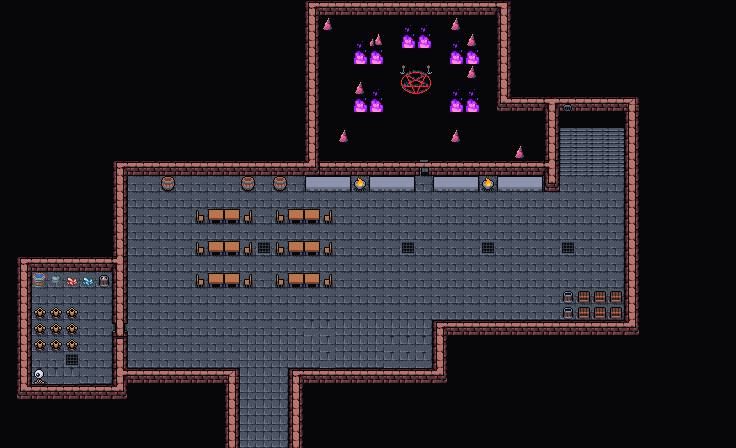

This game map was drawn from its Tiled (.tmx) file and the tilesets committed beside it. A one-line description and the trimmed map source follow:
An orthogonal 46x28 tile map with 16x16 px tiles, 7 tile layers (Collision, BackgroundSub, Background, Walls, ...), 7 tilesets and 26 objects (dialog).

<map version="1.10" tiledversion="1.10.1" orientation="orthogonal" renderorder="right-down" width="46" height="28" tilewidth="16" tileheight="16" infinite="0" nextlayerid="21" nextobjectid="221">
 <editorsettings>
  <export format="tmx" />
 </editorsettings>
 <properties>
  <property name="canFailDungeon" type="bool" value="true" />
  <property name="respawnEnemies" type="bool" value="true" />
 </properties>
 <tileset firstgid="1" source="../../tileset/main.tsx" />
 <tileset firstgid="10113" source="../../tileset/buildings.tsx" />
 <tileset firstgid="11905" source="../../tileset/buildings-nocollide.tsx" />
 <tileset firstgid="13697" source="../../tileset/main-nocollide.tsx" />
 <tileset firstgid="23809" source="../../tileset/dungeon/animatedtiles.tsx" />
 <tileset firstgid="40193" source="../../tileset/dungeon/dungeon_bis.tsx" />
 <tileset firstgid="56577" source="../../tileset/dungeon/DarkAbbeyTiles.tsx" />
 <layer id="17" name="Collision" width="46" height="28">
  <data>[1288 cells, 398 non-empty, 3 distinct tile ids]</data>
 </layer>
 <layer id="18" name="BackgroundSub" width="46" height="28">
  <data>[1288 cells, 0 non-empty, 0 distinct tile ids]</data>
 </layer>
 <layer id="13" name="Background" width="46" height="28">
  <data>[1288 cells, 987 non-empty, 25 distinct tile ids]</data>
 </layer>
 <layer id="15" name="Walls" width="46" height="28">
  <data>[1288 cells, 45 non-empty, 16 distinct tile ids]</data>
 </layer>
 <layer id="16" name="Clutter" width="46" height="28">
  <data>[1288 cells, 62 non-empty, 14 distinct tile ids]</data>
 </layer>
 <layer id="19" name="HighestLayer" width="46" height="28">
  <properties>
   <property name="spriteLayer" type="bool" value="true" />
  </properties>
  <data>[1288 cells, 41 non-empty, 19 distinct tile ids]</data>
 </layer>
 <layer id="20" name="AboveSprites" width="46" height="28">
  <data>[1288 cells, 2 non-empty, 2 distinct tile ids]</data>
 </layer>
 <objectgroup id="12" name="Objects" opacity="0.9" offsetx="2.65789" offsety="6.89474">
  <object id="114" template="../../obj/entry_up.tx" x="238.676" y="440.886" width="48" height="74.6666">
   <properties>
    <property name="direction" value="up" />
    <property name="teleport" value="../common/maps/map/tibalt/tibalt_f0.tmx" />
    <property name="teleportObjectId" value="182" />
   </properties>
  </object>
  <object id="136" template="../../obj/enemy.tx" x="406.524" y="79.574">
   <properties>
    <property name="defeatDialog">[
	{
		"text": "The Devil unleashes a shrill scream as he falls unto the ground. His blood mixes with that of his victims, you see the red barrier disappear. The way above is open.",
		"loctext": "adv.tibalt_tibalt_f1.136.x.n0.text",
		"options": [
			{
				"name": "(Continue)",
				"locname": "adv.shared.continue_paren",
				"action": [
					{ "deleteMapObject": 218 },
					{ "deleteMapObject": -1 }
				]
			}
		]
	}
]</property>
    <property name="effect">{ "startBattleWithCard": [ "Mana Crypt"]
}</property>
    <property name="enemy" value="Demon of Tibalt" />
    <property name="threatRange" type="int" value="60" />
    <property name="waypoints" value="208,198,210,209" />
   </properties>
  </object>
  <object id="173" template="../../obj/manashards.tx" x="188.009" y="188.105" />
  <object id="174" template="../../obj/manashards.tx" x="525.342" y="122.438" />
  <object id="179" template="../../obj/booster.tx" x="420.343" y="25.438">
   <properties>
    <property name="reward">[
  {
    "editions": [ "ISD" ],
    "type": "card",
    "count": 10,
    "rarity": [ "Common" ]
  },
  {
    "editions": [ "ISD" ],
    "type": "card",
    "count": 3,
    "rarity": [ "Uncommon" ]
  },
  {
    "editions": [ "ISD" ],
    "type": "card",
    "count": 3,
    "rarity": [ "Rare", "Mythic Rare" ]
  }
]
</property>
   </properties>
  </object>
  <object id="189" template="../../obj/waypoint.tx" x="144.676" y="202.439" />
  <object id="195" template="../../obj/waypoint.tx" x="144.009" y="309.439" />
  <object id="196" template="../../obj/waypoint.tx" x="578.675" y="241.772" />
  <object id="200" template="../../obj/enemy.tx" x="292.343" y="263.772">
   <properties>
    <property name="enemy" value="Adept Black Wizard" />
    <property name="threatRange" type="int" value="40" />
   </properties>
  </object>
  <object id="201" template="../../obj/enemy.tx" x="250.342" y="313.772">
   <properties>
    <property name="enemy" value="Horror of Tibalt" />
    <property name="threatRange" type="int" value="40" />
    <property name="waypoints" value="213,195" />
   </properties>
  </object>
  <object id="202" template="../../obj/enemy.tx" x="87.6754" y="327.106">
   <properties>
    <property name="enemy" value="Horror of Tibalt" />
    <property name="speedModifier" type="float" value="4" />
    <property name="threatRange" type="int" value="40" />
   </properties>
  </object>
  <object id="204" template="../../obj/door_up.tx" x="556.858" y="169.204" width="62.3015" height="63.8032" rotation="359.74">
   <properties>
    <property name="direction" value="down" />
    <property name="teleport" value="../common/maps/map/tibalt/tibalt_f2.tmx" />
    <property name="teleportObjectId" value="198" />
   </properties>
  </object>
  <object id="205" template="../../obj/treasure.tx" x="379.675" y="25.7719">
   <properties>
    <property name="reward">[{
  "type": "randomCard",
  "count": 2,
  "rarity": [ "rare", "mythic rare" ],
  "colors": ["Black","Red"]
},{
  "type": "randomCard",
  "count": 4,
  "rarity": [ "uncommon" ],
  "colors": ["Black","Red"]
}]</property>
    <property name="spawn.Hard" type="bool" value="false" />
   </properties>
  </object>
  <object id="206" template="../../obj/enemy.tx" x="209.675" y="200.772">
   <properties>
    <property name="enemy" value="Curselord" />
    <property name="spawn.Hard" type="bool" value="true" />
    <property name="threatRange" type="int" value="40" />
    <property name="waypoints" value="214,189" />
   </properties>
  </object>
  <object id="208" template="../../obj/waypoint.tx" x="477.342" y="26.1053" />
  <object id="209" template="../../obj/waypoint.tx" x="319.342" y="140.772" />
  <object id="210" template="../../obj/waypoint.tx" x="314.675" y="26.4386" />
  <object id="211" template="../../obj/manashards.tx" x="451.675" y="312.105" />
  <object id="212" template="../../obj/manashards.tx" x="125.009" y="186.105" />
  <object id="213" template="../../obj/waypoint.tx" x="383.342" y="310.105" />
  <object id="214" template="../../obj/waypoint.tx" x="253.675" y="202.772" />
  <object id="215" template="../../obj/enemy.tx" x="464.009" y="243.772">
   <properties>
    <property name="enemy" value="Horror of Tibalt" />
    <property name="speedModifier" type="float" value="2" />
    <property name="threatRange" type="int" value="40" />
    <property name="waypoints" value="196,220,213" />
   </properties>
  </object>
  <object id="217" template="../../obj/waypoint.tx" x="471.342" y="144.105" />
  <object id="218" name="Ward" type="dialog" gid="56584" x="556.362" y="180.439" width="63.961" height="16">
   <properties>
    <property name="dialog">[{
    "text":"A translucent, shimmering red field blocks your path. An ancient evil is lurking in these crypts, preventing you from entering the room in front of you ...",
    "loctext": "adv.tibalt_tibalt_f1.217.d.n0.text",
    "options":[
    { "name":"Leave", "locname": "adv.shared.leave" } 
    ]
}]</property>
   </properties>
  </object>
  </objectgroup>
</map>
<!-- 2 of 26 objects omitted -->
